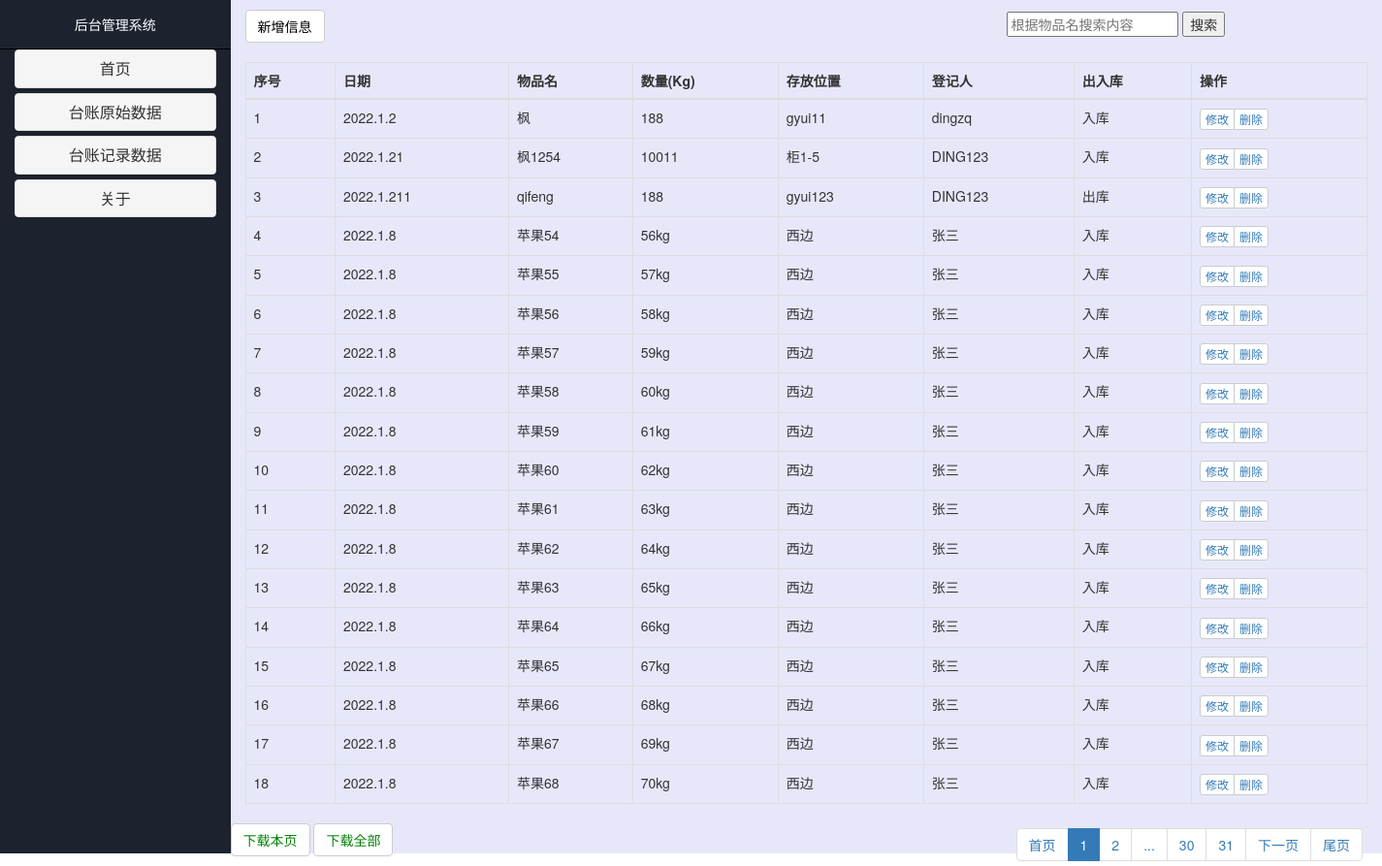
/jilu/ (signed in), run on the app's committed database.
### model.py (models this page shows, shortened)
class Jltable(db.Model):
  __tablename__ = 'jilu'
  id = db.Column(db.Integer, primary_key=True, autoincrement=True)
  date = db.Column(db.String(1000), nullable=False)  #记录时间
  name = db.Column(db.String(1000), nullable=False)  #名字
  num = db.Column(db.String(1000), nullable=False)   #数量
  site = db.Column(db.String(1000), nullable=False)  #位置
  people = db.Column(db.String(1000), nullable=False)  #记录人
  in_out = db.Column(db.String(1000), nullable=False)  # 出入库

### app.py (the view)
@app.route('/jilu/')
def jilu():
    page = request.args.get('page', 1)
    page = int(page)
    info_jilu = Jltable.query.order_by(Jltable.id).paginate(page, 18)
    return render_template('jilu.html', **locals())

### app.py (called while the page is built)
@app.before_request
def before_request():
    url = request.path
    pass_url = ['/login', '/register', '/modify_mm']
    if url in pass_url:
        pass
    else:
        if not session.get("username") and request.endpoint not in ('login', 'static'):
            return redirect("/login")

### templates/jilu.html (shortened to what this page needs)
{% extends 'admin.html' %}
{% block content %}
<div class="tab-content">
  <div id="showjilu" class="tab-pane fade in active">
    <form method="post" action="/serchjilu">
        <div class="container" style="width:1200px;margin:10px auto">
          <div class="row">
            <div class="col">
              <button class="btn btn-default" type="button"> <a href="/addjilu" style="color:black">新增信息</a></button>
              <input class="search-content" type="text" placeholder="根据物品名搜索内容" name="word" style="margin-left: 700px">
              <button class="search-btn" type="submit">搜索</button>
            </div>
          </div>
        </div>
    </form>
    <table class="table table-bordered table-hover " style="margin:20px auto">
        <thead>
            <tr>
                <th>序号 </th>
                <th>日期 </th>
                <th>物品名 </th>
                <th>数量(Kg) </th>
                <th>存放位置 </th>
                <th>登记人 </th>
                <th>出入库 </th>
                <th>操作 </th>
            </tr>
        </thead>
        <tbody>
        {% for inf in info_jilu.items %}
            <tr>
                <td>{{ inf.id }} </td>
                <td>{{ inf.date }} </td>
                <td>{{ inf.name }} </td>
                <td>{{ inf.num }} </td>
                <td>{{ inf.site }} </td>
                <td>{{ inf.people }} </td>
                <td>{{ inf.in_out }} </td>
                <td>
                    <div class="btn-group btn-group-xs">
                        <button class="btn btn-default" type="button"> <a href="/modifyinfojilu?id={{ inf.id }}">修改</a></button>
                        <button class="btn btn-default" type="button"> <a href="/deleinfojilu?id={{ inf.id }}">删除</a></button>
                    </div>
                </td>
            </tr>
        {% endfor %}
        </tbody>
    </table>
    <div class="row">
        <ul class="pagination pull-right" style="margin:5px 20px">
            <li><a href="/jilu/?page=1">首页</a> </li>
            {% for jilus in info_jilu.iter_pages(2,0,1,2) %}
                {% if jilus %}
                    {% if jilus == page %}
                        <li class="active"><a href="#">{{jilus}}</a> </li>
                    {% else %}
                        <li><a href="/jilu/?page={{jilus}}">{{jilus}}</a> </li>
                    {% endif %}
                {% else %}
                    <li><a href="#">...</a> </li>
                {% endif %}
            {% endfor %}
            {% if info_jilu.has_next %}
                <li><a href="/jilu/?page={{info_jilu.next_num}}">下一页</a> </li>
            {% endif %}
            {% if info_jilu.page !=info_jilu.pages %}
                <li><a href="/jilu/?page={{info_jilu.pages}}">尾页</a> </li>
            {% endif %}
        </ul>
        <button class="btn btn-default" type="button"><a href="/download_jilu_page?id={{ info_jilu.page }}" style="color:green">下载本页</a></button>
        <button class="btn btn-default" type="button"><a href="/download_jilu" style="color:green">下载全部</a></button>
    </div>
   </div>
</div>
{% endblock %}

### templates/admin.html (style rules this page uses)
a { text-decoration:none; }

### data on the page
Jltable: id "1", date "2022.1.2", name "枫", num "188", site "gyui11", people "dingzq", in_out "入库"
Jltable: id "2", date "2022.1.21", name "枫1254", num "10011", site "柜1-5", people "DING123", in_out "入库"
Jltable: id "3", date "2022.1.211", name "qifeng", num "188", site "gyui123", people "DING123", in_out "出库"
Jltable: id "4", date "2022.1.8", name "苹果54", num "56kg", site "西边", people "张三", in_out "入库"
Jltable: id "5", date "2022.1.8", name "苹果55", num "57kg", site "西边", people "张三", in_out "入库"
Jltable: id "6", date "2022.1.8", name "苹果56", num "58kg", site "西边", people "张三", in_out "入库"
Jltable: id "7", date "2022.1.8", name "苹果57", num "59kg", site "西边", people "张三", in_out "入库"
Jltable: id "8", date "2022.1.8", name "苹果58", num "60kg", site "西边", people "张三", in_out "入库"
Jltable: id "9", date "2022.1.8", name "苹果59", num "61kg", site "西边", people "张三", in_out "入库"
Jltable: id "10", date "2022.1.8", name "苹果60", num "62kg", site "西边", people "张三", in_out "入库"
Jltable: id "11", date "2022.1.8", name "苹果61", num "63kg", site "西边", people "张三", in_out "入库"
Jltable: id "12", date "2022.1.8", name "苹果62", num "64kg", site "西边", people "张三", in_out "入库"
Jltable: id "13", date "2022.1.8", name "苹果63", num "65kg", site "西边", people "张三", in_out "入库"
Jltable: id "14", date "2022.1.8", name "苹果64", num "66kg", site "西边", people "张三", in_out "入库"
Jltable: id "15", date "2022.1.8", name "苹果65", num "67kg", site "西边", people "张三", in_out "入库"
Jltable: id "16", date "2022.1.8", name "苹果66", num "68kg", site "西边", people "张三", in_out "入库"
Jltable: id "17", date "2022.1.8", name "苹果67", num "69kg", site "西边", people "张三", in_out "入库"
Jltable: id "18", date "2022.1.8", name "苹果68", num "70kg", site "西边", people "张三", in_out "入库"

### other printed values
{{ jilus }} "1"
{{ jilus }} "2" "30" "31"
